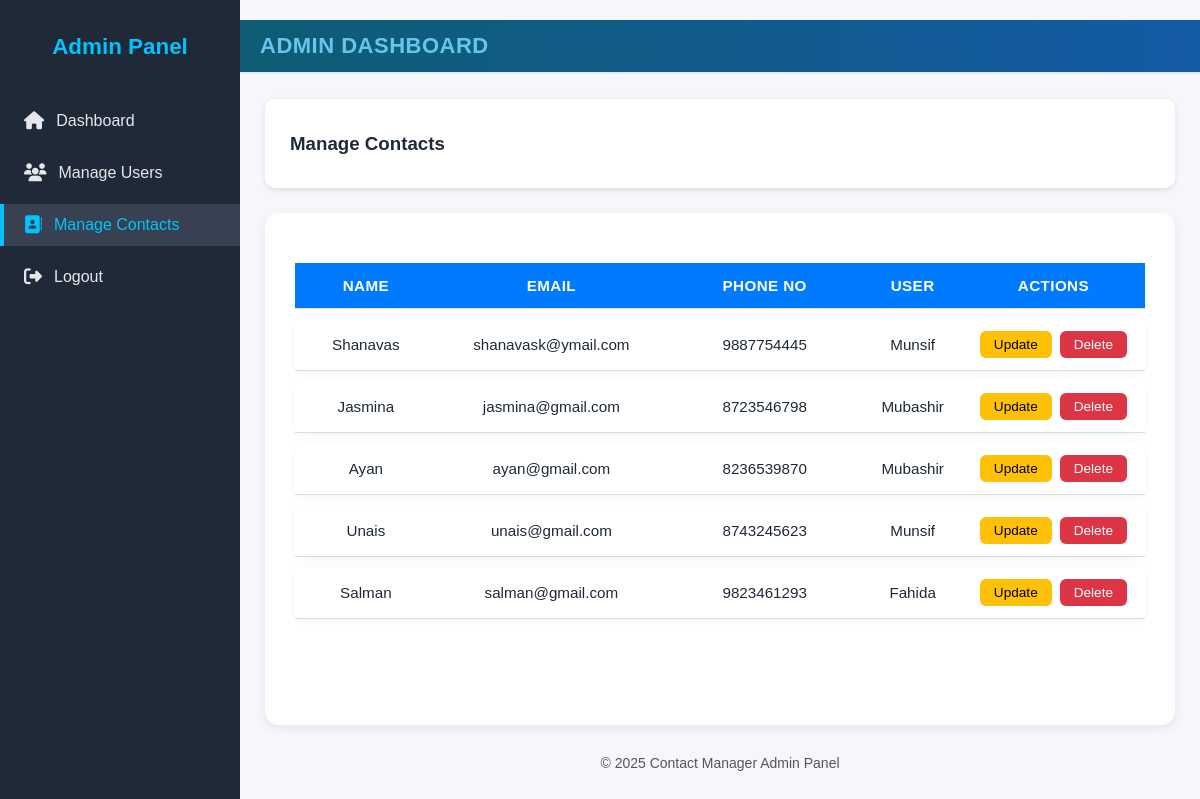
The page /admin_contacts/ (signed in) on the database as committed earlier.
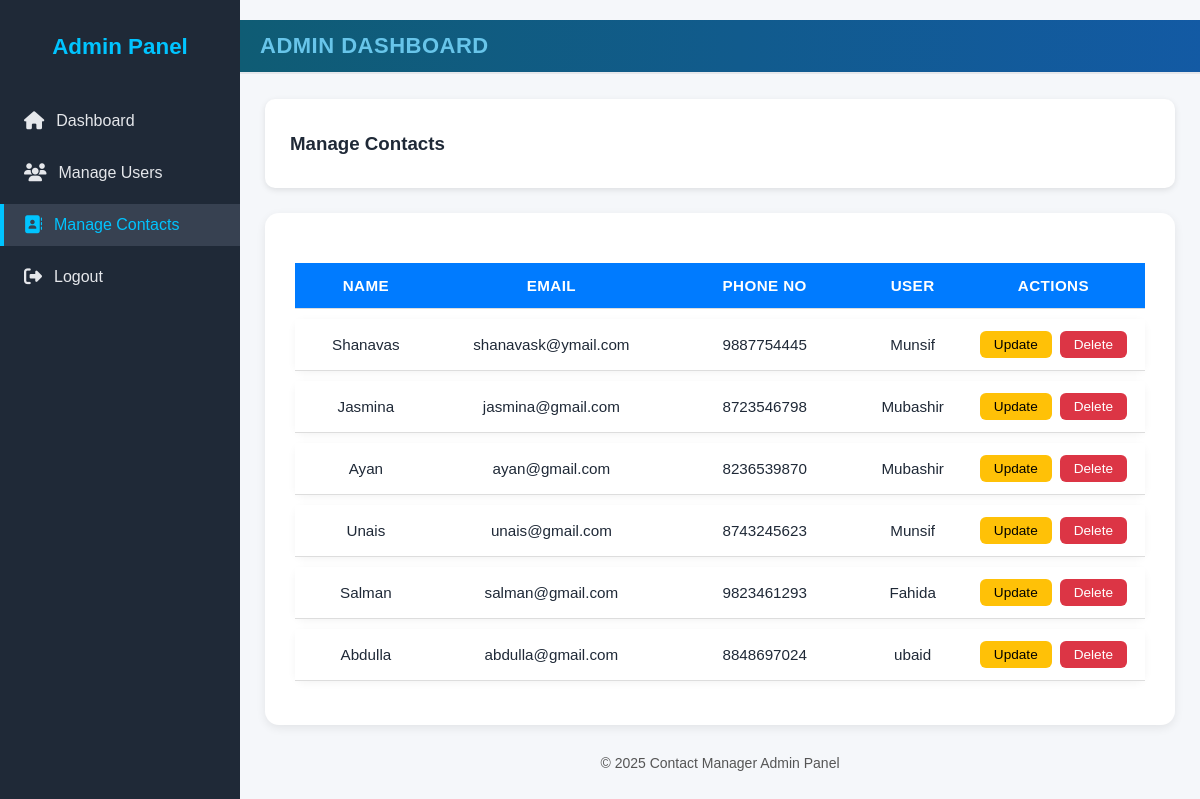
The same page on the database as committed later.
### CM_app/models.py (models this page shows, shortened)
class Contact(models.Model):
    owner = models.ForeignKey(User, on_delete=models.CASCADE, related_name="contacts")
    name = models.CharField(max_length=150)
    email = models.EmailField()
    phone = models.CharField(max_length=15, blank=True, null=True)

### CM_app/views.py (the view)
# urls.py: path('admin_contacts/', views.admin_contacts, name='admin_contacts'),
@login_required
def admin_contacts(request):
    contacts = Contact.objects.all()
    return render(request, 'admin dashboard/contact_list.html', {'contacts': contacts})

### CM_app/templates/admin dashboard/contact_list.html (shortened to what this page needs)
{% extends 'master.html' %}
{% block content %}
<div class="dashboard-container">
  <aside class="sidebar">
    <h2>Admin Panel</h2>
    <ul>
      <li><a href="{% url 'admin_dashboard' %}"><i class="fa-solid fa-home"></i> Dashboard</a></li>
      <li><a href="{% url 'admin_users' %}"><i class="fa-solid fa-users"></i> Manage Users</a></li>
      <li><a href="{% url 'admin_contacts' %}" class="active"><i class="fa-solid fa-address-book"></i> Manage Contacts</a></li>
      <li><a href="{% url 'logout' %}" onclick="return confirmLogout()"><i class="fa-solid fa-sign-out-alt"></i> Logout</a></li>
    </ul>
  </aside>
  <main class="main-content">
    <h2 class="dashboard-heading">Admin Dashboard</h2>
    <header class="dashboard-topbar">
      <h3>Manage Contacts</h3>
    </header>
    <section class="table-section">
      <table class="admin-table">
        <thead>
          <tr>
            <th>Name</th>
            <th>Email</th>
            <th>Phone No</th>
            <th>User</th>
            <th>Actions</th>
          </tr>
        </thead>
        <tbody>
          {% for contact in contacts %}
          <tr>
            <td>{{ contact.name }}</td>
            <td>{{ contact.email }}</td>
            <td>{{ contact.phone|default:"—" }}</td>
            <td>{{ contact.owner.username }}</td>
            <td class="actions">
              <a href="{% url 'update_contact' contact.id %}" class="btn-update">Update</a>
              <a href="{% url 'delete_contact_admin' contact.id %}" onclick="return confirm('Delete this contact?')" class="btn-delete">Delete</a>
            </td>
          </tr>
          {% empty %}
          <tr><td colspan="6">No contacts found.</td></tr>
          {% endfor %}
        </tbody>
      </table>
    </section>
    <footer class="dashboard-footer">
      <p>© 2025 Contact Manager Admin Panel</p>
    </footer>
  </main>
</div>
{% endblock %}

Rows that differ between the two databases and show on the page:
added Contact: name "Abdulla", email "abdulla@gmail.com", phone "8848697024", owner.username "ubaid"
